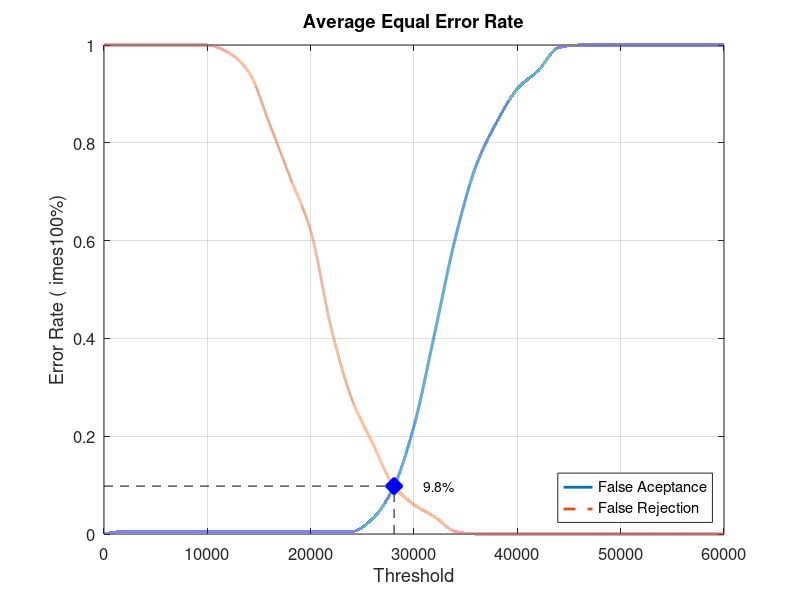
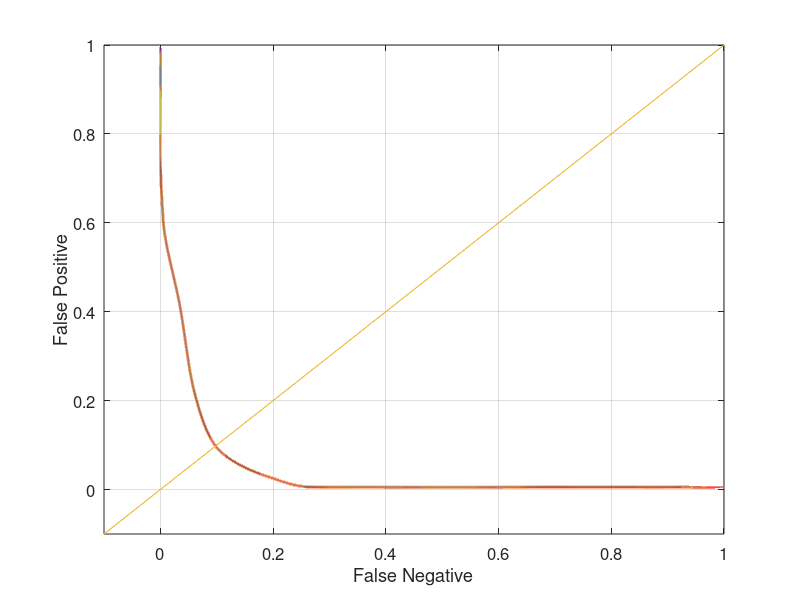

MATLAB code for these plots, in order:
close all;
clear;
clc;
x = 0:2000:60000;
xq = 0:0.5:60000;

y0 = [0 0.00526316 0.00526316 0.00526316 0.00526316 0.00526316 0.00526316 0.00526316 0.00526316 0.00526316 0.00526316 0.00526316 0.00526316 0.0315789 0.0947368 0.221053 0.410526 0.605263 0.752632 0.842105 0.910526 0.947368 0.994737 1 1 1 1 1 1 1 1]
yy0 = interp1(x, y0, xq, 'pchip');
y1 = [1 1 1 1 1 1 0.985 0.945 0.84 0.73 0.62 0.42 0.275 0.185 0.1 0.06 0.035 0.005 0 0 0 0 0 0 0 0 0 0 0 0 0]
yy1 = interp1(x, y1, xq, 'pchip');

% Calculating EER: 
y2 = abs(y0 - y1);
find(y2 == min(y2))
yy2 = abs(yy0 - yy1);
xEER = find(yy2 == min(yy2));
xEERIndex = xq(xEER) % X-axis EER
yEER = yy0(xEER) % Y-axis EER

main = figure
plot(xq, yy0,'-','LineWidth', 2);	hold on
plot(xq, yy1,'--','LineWidth', 2);	hold on
plot([xEERIndex xEERIndex], [0 yEER], 'k--');	hold on
plot([0 xEERIndex], [yEER yEER], 'k--');	hold on
plot(xEERIndex, yEER, 'bx', 'LineWidth', 10);	hold on
text(xEERIndex + 10 * xEERIndex / 100, yEER, [num2str(round((10000 * yEER)) / 100) '%'])
legend('False Aceptance', 'False Rejection', 'Location', 'SouthEast')
xlabel('Threshold')
ylabel('Error Rate (	imes100%)')
title('Average Equal Error Rate')
set(gca, 'FontSize', 12)
axis([0 60000 0 1])
grid on

print(main, 'Database1_4Main', '-dpng');
FNRxFPR = figure('Color', [1 1 1]);
plot(yy1, yy0, '-', yy1, yy0, 'LineWidth', 2);
hold on
y = -0.1:0.1:1
plot(y, y); 
set(gca, 'FontSize', 12)
xlabel('False Negative')
ylabel('False Positive')
axis([-0.1 1 -0.1 1])
set(gca, 'FontSize', 12)
grid on

print(FNRxFPR, 'Database1_4FNRxFPR','-dpng');
